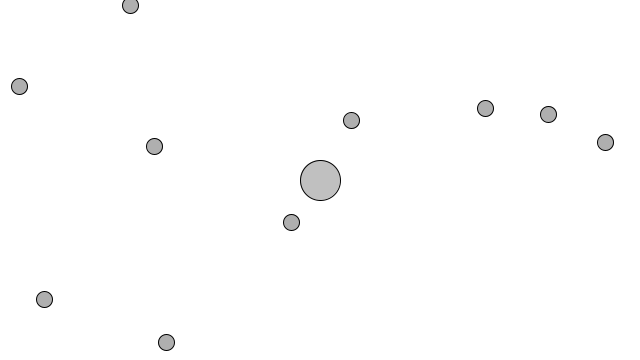
Frame 1 (no input)
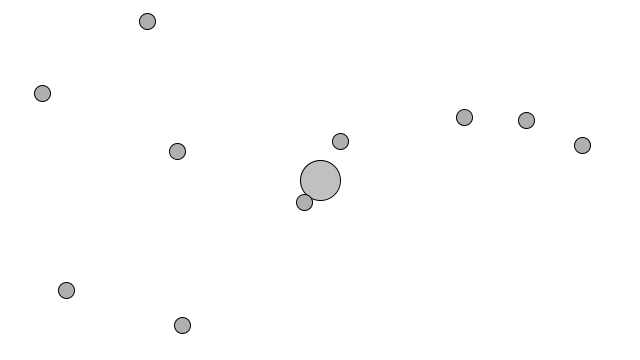
Frame 60 (the mouse pressed at the canvas centre just before this capture)
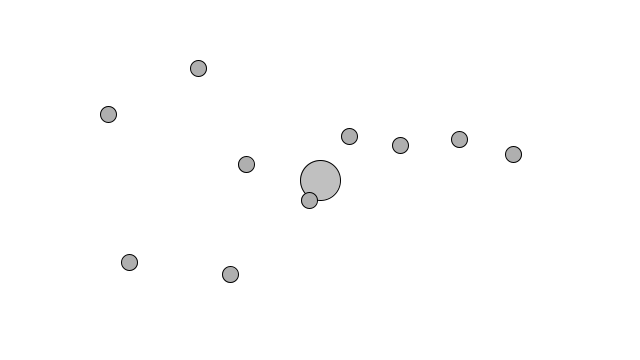
Frame 120 (the mouse held since frame 60 and released just before this capture)

The Processing sketch that drew these frames (run headless with seeded random() and noise(); from frame 60 on, the mouse is pressed at the canvas centre):

// Processing sketch: Attractor
// ── Attractor.pde
class MyAttractor {
	float mass;
	PVector location;
  	float G;

	MyAttractor() {
		location = new PVector(width/2, height/2);
		mass = 20;
    	G = 0.4;
	}

	void display() {
		stroke(0);
		fill(175,200);
		ellipse(location.x, location.y, mass*2, mass*2);
	}

	PVector attract(MyMover m) {
		PVector force = PVector.sub(location, m.location);
		float distance = force.mag();

		// Based on pixels
		// Don't want distance to be too high or too low to throw off force
		distance = constrain(distance,5,25);
		
		force.normalize();

		float strength = (G * mass * m.mass) / (distance * distance);
		force.mult(strength);

		return force;
	}
}

class MyMover {
	PVector location;
	PVector velocity;
	PVector acceleration;
	float topSpeed;
  	float mass;
  
	MyMover(float m, float x, float y) {
		location = new PVector(x,y);
		velocity = new PVector(0, 0); 
		acceleration = new PVector(0, 0);
		topSpeed = 10;
    	mass = m;
	}


	void update() {
		velocity.add(acceleration);
		location.add(velocity);

		acceleration.mult(0); // clear acceleration each time
	}

	void applyForce(PVector force) {
		// Divide force by mass to get acceleration
		// Will be reusing force so make a copy to work with
		PVector f = PVector.div(force, mass);
		acceleration.add(f);
	}

	void display() {
		stroke(0);
		fill(175);
		ellipse(location.x, location.y, 16, 16);
	}

	void checkEdges() {
		if(location.x > width) {
			location.x = 0;
		} else if (location.x < 0) {
			location.x = width;
		}

		if(location.y > height) {
			location.y = 0;
		} else if (location.y < 0) {
			location.y = height;
		}
	}
}

MyMover[] movers = new MyMover[10];
MyAttractor a;

void setup() {
	size(640, 360);
	for(int i = 0; i < movers.length; i++) {
		movers[i] = new MyMover(random(0.1,2), random(width), random(height));
	}
	a = new MyAttractor();
}

void draw() {
	background(255);

	// Draw a before movers so it looks like movers cross in front of a :-)
	a.display();

	for(int i = 0; i < movers.length; i++) {
		PVector f = a.attract(movers[i]);
		movers[i].applyForce(f);
		movers[i].update();
		movers[i].display();
	}
}
